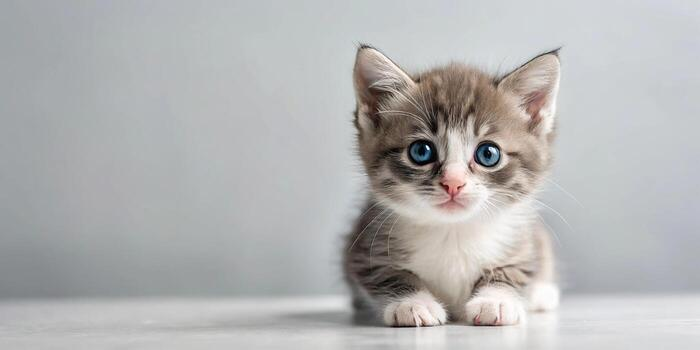
#> input picture 1_OpenCV/4_histograms/cat.jpg, 700 x 350 px
$ python 02_histogram_intensitychange.py
#> lines starting #> are read from the running program, lines starting #| are printed output that depends on the picture
import cv2
import matplotlib.pyplot as plt

# Read image
img = cv2.imread("cat.jpg")
#> img is the input picture: shape (350, 700, 3); mean B, G, R 179.9, 179.9, 180

# Convert to grayscale
gray = cv2.cvtColor(img, cv2.COLOR_BGR2GRAY)

# Calculate histogram
hist = cv2.calcHist(
    [gray],
    [0],     #For our grayscale image, there is only one channel, so its index is 0
    None,    #Calculate the histogram using the entire image
    [16],   #Think of bins as boxes used to count pixels.Create 256 boxes, one for each intensity value.
    [0, 256] #0 ─────────────── 255
             #Black             White

             #That's why we normally write:[0, 256]because OpenCV's upper limit is exclusive → actual values are 0–255.
)
#> hist = [383, 562, 1207, 2090, 3380, 3751, 3823, 3990, 7397, 13375, 41354, 63541, 59466, 30191, 8070, 2420]
cv2.imshow("original",gray)
cv2.waitKey(0)
# Display histogram
plt.plot(hist)
plt.title("Grayscale Histogram")
plt.xlabel("Pixel Intensity")
plt.ylabel("Number of Pixels")

plt.show()
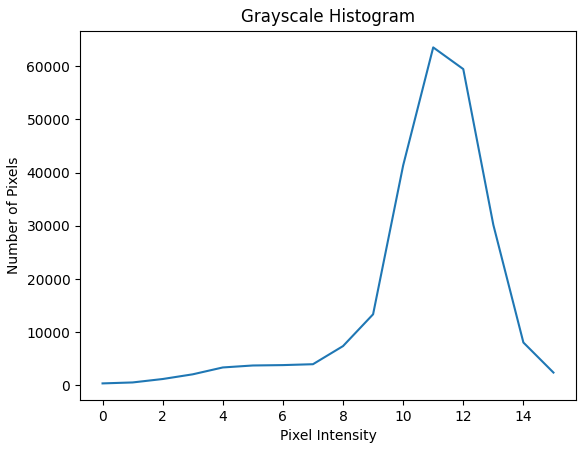
#> figure drawn by matplotlib, 1 panel; curve peaks at x = 11, y = 63541


cv2.destroyAllWindows()

# With 16 bins, intensities are grouped together:

# 0–15    → Bin 1
# 16–31   → Bin 2
# 32–47   → Bin 3
# ...
# 240–255 → Bin 16
